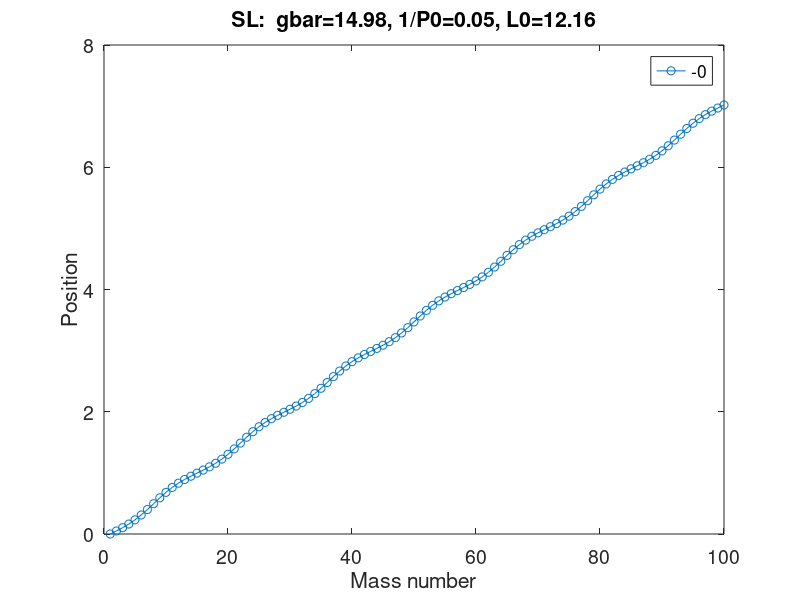

Write MATLAB code to recreate this figure.
% Solving F&vdM with SL code.
% EndEnergy
close all;
% Notation as in Frank and van der Merwe (1949).
invP0 = 0.05;           % 1/P0
k=60;
h=1.53e-21;
lambda=1.228e-10;
L0 = sqrt(k*lambda^2/4/h);                % l_0
kbar=(lambda/2/pi)^2*k/h;
N = 100;                % Number of particles
xi0s = 1 * linspace(-0e-1, -0e-1, 1);
for j = 1:length(xi0s)
    xi(1,j) = xi0s(j);
%    xi(2,j) = -xi(1,j);                         % position of second particle also set
    xi(2,j) = xi(1,j) + pi/(2*L0^2)* sin(2*pi*xi(1,j)) + invP0;
    for i = 3:N
        xi(i,j) = 2*xi(i-1,j) - xi(i-2,j) + pi/(2*L0^2)*sin(2*pi*xi(i-1,j));
    end
end
% And, for the final mass:
% xi(N)  + pi/(2*L0^2) * sin(2*pi*xi(N)) = xi(N-1) + invP0
%
colorstring = 'kbgry';
for j = 1:length(xi0s)
plot(1:N, xi(:,j), '-o');
hold on;
end
xlabel('Mass number', 'FontSize', 14);
ylabel('Position', 'FontSize', 14);
title(sprintf('SL:  gbar=%.2f, 1/P0=%.2f, L0=%.2f',kbar,invP0,L0),'interpreter','tex');
legend(cellfun(@num2str,num2cell(xi0s),'UniformOutput',false));
set(gca, 'FontSize', 14);
